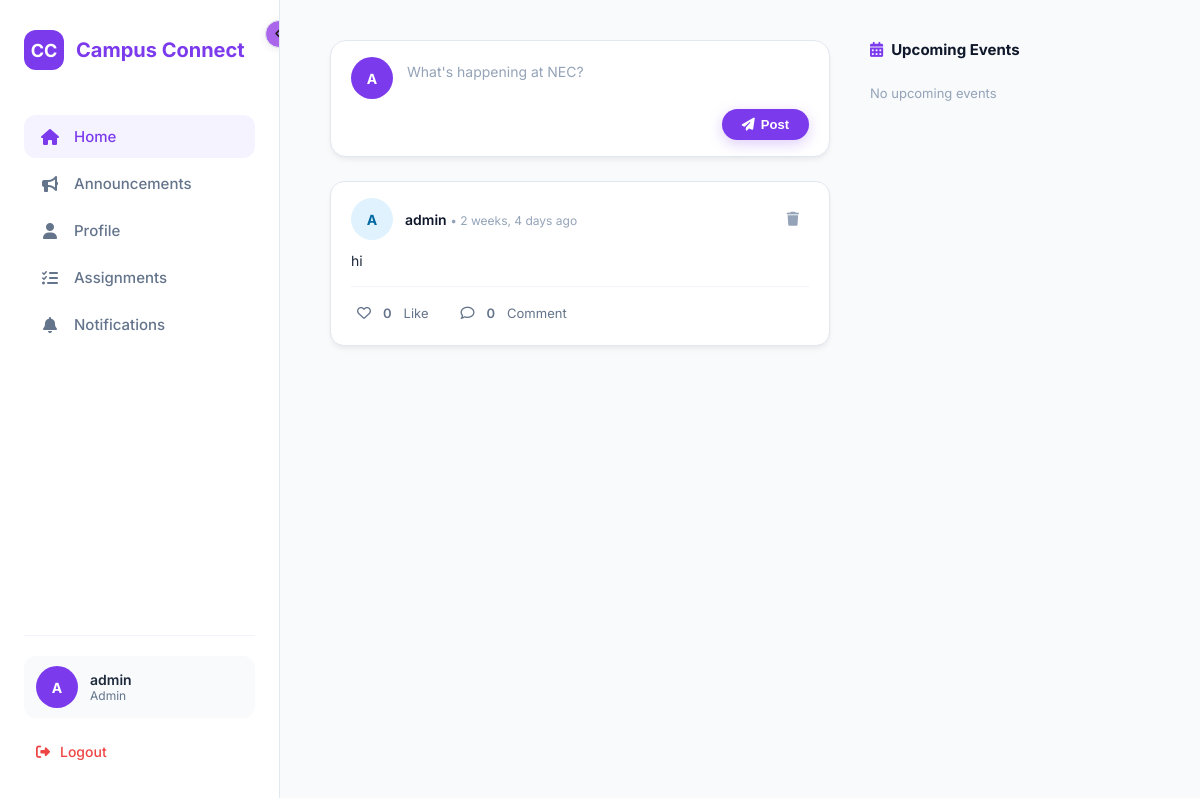
Screenshot of / (signed in) with the database file from the repository.
### core/models.py (models this page shows, shortened)
class Post(models.Model):
    author = models.ForeignKey(User, on_delete=models.CASCADE, related_name='posts')
    content = models.TextField(max_length=1000)
    created_at = models.DateTimeField(auto_now_add=True)
    updated_at = models.DateTimeField(auto_now=True)
    likes = models.ManyToManyField(User, related_name='liked_posts', blank=True)
    def total_likes(self):
        return self.likes.count()
    def comments_count(self):
        return self.comments.count()
    class Meta:
        ordering = ['-created_at']

### core/views.py (the view)
# urls.py: 2. Add a URL to urlpatterns:  path('', views.home, name='home')
@login_required
def home(request):
    posts = Post.objects.all().prefetch_related('author', 'comments__author', 'likes')
    announcements = Announcement.objects.all()
    try:
        profile = Profile.objects.get(user=request.user)
        user_role = profile.role
        department = profile.department
        bio = profile.bio
    except Profile.DoesNotExist:
        user_role = 'student'
        department = ''
        bio = ''
    user_data = {
        'id': request.user.id,
        'username': request.user.username,
        'email': request.user.email,
        'full_name': request.user.username,
        'role': user_role,
        'department': department,
        'bio': bio,
    }
    context = {
        'posts': posts,
        'announcements': announcements,
        'user_data': json.dumps(user_data),
        'user': request.user,
        'user_role': user_role,
    }
    return render(request, 'core/home.html', context)

### core/templates/core/home.html (shortened to what this page needs)
<!DOCTYPE html>
{% load static %}
<html lang="en">
<head>
    <link rel="stylesheet" href="https://cdnjs.cloudflare.com/ajax/libs/font-awesome/6.4.0/css/all.min.css">
    <link rel="stylesheet" href="{% static 'core/css/style.css' %}">
</head>
<body>
    <div class="container">
        <aside class="sidebar" id="mainSidebar">
            <button class="sidebar-toggle" onclick="toggleSidebar()" id="sidebarToggleBtn">
                <i class="fas fa-chevron-left"></i>
            </button>
            <a href="#" class="logo">
                <div class="logo-circle">CC</div>
                <span class="logo-text">Campus Connect</span>
            </a>
            <nav class="menu">
                <a href="#" class="active" onclick="switchView('homeView', this)" data-view="homeView">
                    <i class="fas fa-home"></i>
                    <span class="menu-text">Home</span>
                </a>
                <a href="#" onclick="switchView('announcements', this)" data-view="announcements">
                    <i class="fas fa-bullhorn"></i>
                    <span class="menu-text">Announcements</span>
                </a>
                <a href="#" onclick="switchView('profile', this)" data-view="profile">
                    <i class="fas fa-user"></i>
                    <span class="menu-text">Profile</span>
                </a>
                <a href="#" onclick="switchView('tasks', this)" data-view="tasks">
                    <i class="fas fa-tasks"></i>
                    <span class="menu-text">Assignments</span>
                </a>
                <a href="#" onclick="switchView('notifications', this)" data-view="notifications">
                    <i class="fas fa-bell"></i>
                    <span class="menu-text">Notifications</span>
                </a>
            </nav>
            <div class="bottom-section">
                <div class="user-card">
                    <div class="user-avatar-small" style="background: #7c3aed; color: white;">
                    </div>
                    <div>
                        <h4 class="user-name">{{ user.username }}</h4>
                        <p id="displayRole">{{ user_role|title|default:"Student" }}</p>
                    </div>
                </div>
                <a href="{% url 'logout' %}" class="logout-btn">
                    <i class="fas fa-sign-out-alt"></i>
                    <span class="menu-text">Logout</span>
                </a>
            </div>
        </aside>
        <div class="content-wrapper">
            <div id="homeView" class="dashboard-view active-view">
                <main class="main">
                    <div class="post-input-area">
                        <div class="post-input-row">
                            <div class="user-avatar-small" style="background: #7c3aed; color: white; flex-shrink: 0;">
                                {{ user.username|slice:":1"|upper }}
                            </div>
                            <textarea id="postInput" placeholder="What's happening at NEC?" rows="1"
                                onkeydown="if(event.key === 'Enter' && !event.shiftKey){event.preventDefault(); addNewPost();}"></textarea>
                        </div>
                        <div class="post-input-actions">
                            <button onclick="addNewPost()" class="post-submit-btn" id="postSubmitBtn">
                                <i class="fas fa-paper-plane"></i> Post
                            </button>
                        </div>
                    </div>
                    <div id="feedList">
                        {% if posts %}
                            {% for post in posts %}
                            <div class="feed-card" data-post-id="{{ post.id }}">
                                <div class="feed-header">
                                    <div class="user-avatar-small" style="background: #e0f2fe; color: #0369a1; flex-shrink: 0;">
                                        {{ post.author.username|slice:":1"|upper }}
                                    </div>
                                    <div class="feed-user-info">
                                        <h4>
                                            {{ post.author.username }}
                                            <span>• {{ post.created_at|timesince }} ago</span>
                                        </h4>
                                    </div>
                                    {% if post.author == user %}
                                    <button onclick="deletePost({{ post.id }})" class="delete-btn" title="Delete Post">
                                        <i class="fas fa-trash"></i>
                                    </button>
                                    {% endif %}
                                </div>
                                <div class="feed-content">{{ post.content }}</div>
                                <div class="feed-actions">
                                    <span onclick="toggleLikePost({{ post.id }})" data-post-id="{{ post.id }}" class="{% if user in post.likes.all %}liked{% endif %}">
                                        <i class="{% if user in post.likes.all %}fas{% else %}far{% endif %} fa-heart"></i>
                                        <span class="like-count">{{ post.total_likes }}</span> Like
                                    </span>
                                    <span onclick="toggleCommentBox({{ post.id }})" data-post-id="{{ post.id }}">
                                        <i class="far fa-comment"></i>
                                        <span class="comment-count">{{ post.comments_count }}</span> Comment
                                    </span>
                                </div>
                            </div>
                            {% endfor %}
                        {% else %}
                            <p class="empty-feed">No posts yet. Be the first to share something!</p>
                        {% endif %}
                    </div>
                </main>
                <aside class="right-panel">
                    <h3 class="panel-title"><i class="fas fa-calendar-alt"></i> Upcoming Events</h3>
                    {% if announcements %}
                        {% for announcement in announcements|slice:":3" %}
                        <div class="event-card">
                            <h4>{{ announcement.title|truncatechars:30 }}</h4>
                            <p>{{ announcement.content|truncatechars:60 }}</p>
                            <span class="event-date">{{ announcement.created_at|date:"M d, Y" }}</span>
                        </div>
                        {% endfor %}
                    {% else %}
                        <p class="empty-events">No upcoming events</p>
                    {% endif %}
                </aside>
            </div>
        </div>
    </div>
</body>
</html>

### rows the page displays
Post: author.username "A", author.username "admin", created_at "2 weeks, 4 days", content "hi", total_likes "0", comments_count "0"

### other values shown
{{ user.username|slice:":1"|upper }} "A"
